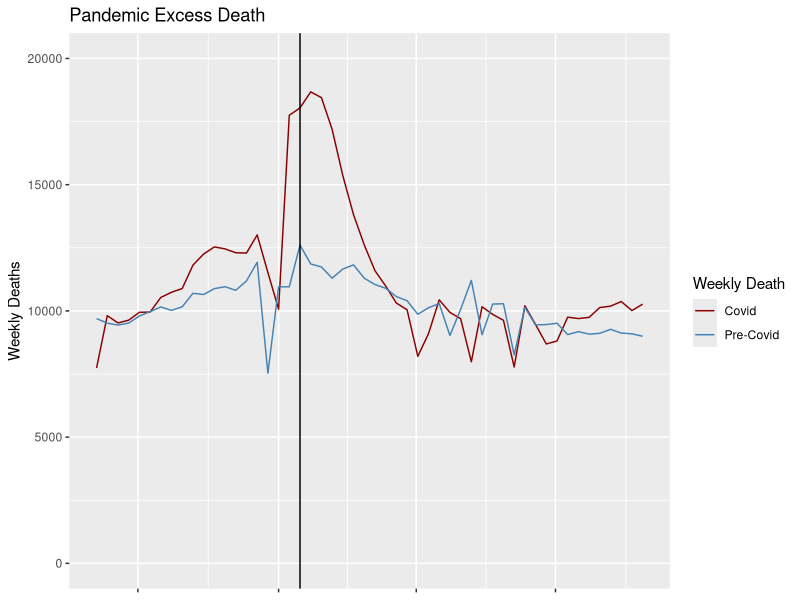

Reproduce this figure in R. (Note: this script raises an error after producing the figure.)
## ---- chunk 1
knitr::opts_chunk$set(echo = TRUE)
## ---- chunk 2
library(tidyverse)
library(grid)
library(ggplot2)
library(dplyr)
library(scales)
## ---- chunk 3
covid_data_raw <- read_csv("sep_2020_aug_2021_covid_data.csv")
covid_data <- covid_data_raw %>% 
  mutate(week_end_on = as.Date(week_end_on , format = "%d/%m/%Y"))

## ---- chunk 4
excess_death <- covid_data %>% 
  select(week_end_on , weekly_death , avg_preCovid =avg_5years_precovid_death  ) %>% 
  ggplot() +
  geom_line(aes(y= weekly_death, x = week_end_on, colour ="Covid") ) +
  geom_line(aes(y= avg_preCovid, x= week_end_on, colour= "Pre-Covid")) +
  scale_y_continuous(limits = c(0, 20000)) +
  theme(axis.title.x = element_blank(), axis.text.x = element_blank()) +
  #theme(axis.text.x =  element_text(angle =45))+
  labs(x = "Weeks", y= "Weekly Deaths") +
  scale_color_manual(name= "Weekly Death", values = c("Covid" = "darkred", "Pre-Covid"= "steelblue")) +
  ggtitle("Pandemic Excess Death") +
  geom_vline(xintercept = as.numeric(covid_data[20,"week_end_on"]), color= "black")
## ---- chunk 5
weekly_cases <- covid_data %>% 
  select(week_end_on , new_cases) %>% 
  ggplot() +
  geom_line(aes(y= new_cases, x = week_end_on, color= "New Cases" ))+
  scale_color_manual(name= "Weekly Cases", values = c("New Cases"= "darkred")) +
  theme(axis.title.x = element_blank(), axis.text.x = element_blank()) +
  #theme(axis.text.x = element_text(angle = 45)) +
  labs(x= "Weeks", y= "Weekly New Cases") +
  ggtitle("Covid New Cases") +
  scale_y_continuous(limits= c(0,450000), labels = scales::label_number_si()) +
  geom_vline(xintercept = as.numeric(covid_data[20,"week_end_on"]), color= "black") +
  annotate("text", x= as.Date("2021-01-01"), y= 420000, label= "Alpha Variant") +
  annotate("text", x= as.Date("2021-07-16"), y= 350000, label= "Delta Variant")
## ---- chunk 6
perc_population_vaccinated <- covid_data %>% 
  select(week_end_on, perc_vacc) %>% 
  ggplot() +
  geom_line(aes(y= perc_vacc, x= week_end_on, color= "% vaccinated")) +
  scale_color_manual(name= "Vaccination", values= c("% vaccinated" = "darkblue")) +
  labs(x= "Weeks", y= "% Vaccinated Population") +
  ggtitle("% Vaccinated Population") +
  theme(axis.text.x = element_text(angle = 45)) +
  scale_y_continuous(labels =  label_percent(scale = 1)) +
  geom_vline(xintercept = as.numeric(covid_data[20,"week_end_on"]), color= "black")
## ---- chunk 7
grid.newpage()

grid.draw(rbind(ggplotGrob(excess_death), ggplotGrob(weekly_cases), ggplotGrob(perc_population_vaccinated), size="last" ))
